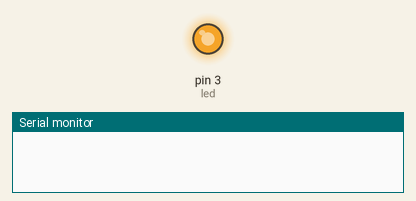
A sketch run on a simulated Arduino Uno, built with avr-gcc and run on an emulated ATmega328P. Shown: output pins drawn as LEDs (lit = HIGH), the last lines printed to the serial monitor. Random numbers use the default seed unless the sketch sets one.

Above: at 0.05 s.
At 10.65 s:
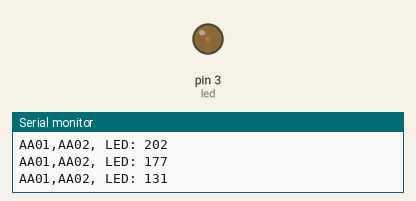
At 21.41 s:
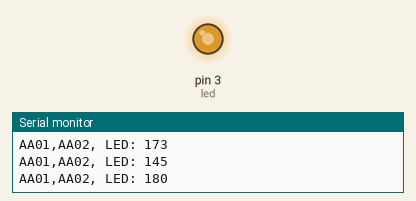
At 39.92 s:
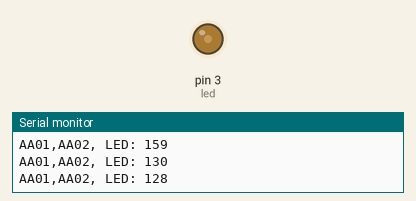
Timing chart, 0 to 40.0 s (numbered marks = the images above):
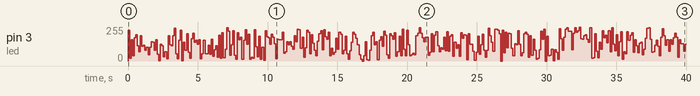

The sketch:

sketch03_pwm_led_serial.ino
```cpp
int pwm = 0;
int led = 3;  // D3

// the setup function runs once when you press reset or power the board
void setup() {
  Serial.begin(9600);
}

// the loop function runs over and over again forever
void loop() {
  pwm = random(0,255);
  pwmLed(led,pwm);

  Serial.print("AA01,AA02, LED: ");
  Serial.println(pwm);
  delay(10);
}

void pwmLed(int led,int pwmValue){
  analogWrite(led,pwmValue);
  delay(100);
}
```

Measured:
- by itself, pin 3 (led): 0/255 → 232/255 at 0.00 s, → 19/255 0.11 s later, → 158/255 0.11 s later, → 38/255 0.11 s later, … (362 changes in this stretch)
